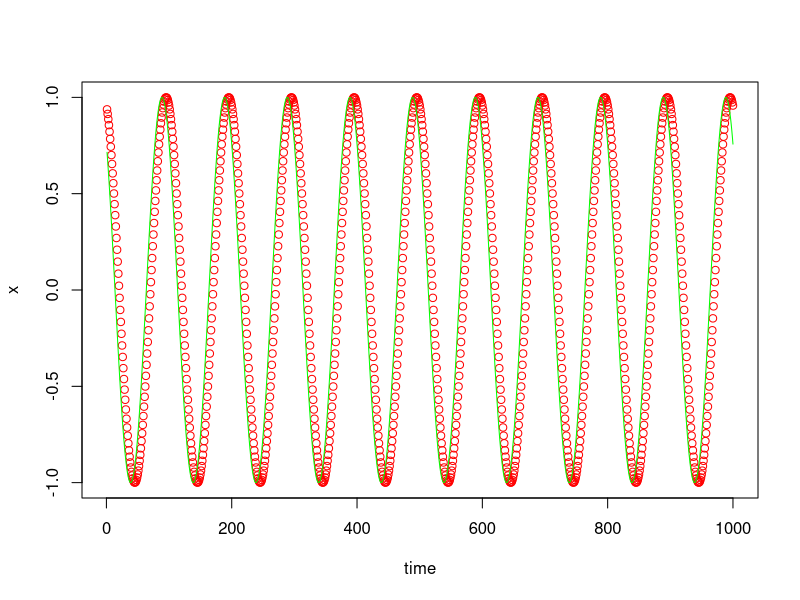

Reproduce this figure in R.
set.seed(111)
num = 1
phi = runif(num, 0, pi)
time = seq(1,1000, by=1)
x <- sin(2*pi/100*time + phi)

rho = runif(num, 0, pi)
y <- sin(2*pi/100*time + rho)
plot(time, x, col="red")
lines(time, y, col="green")


